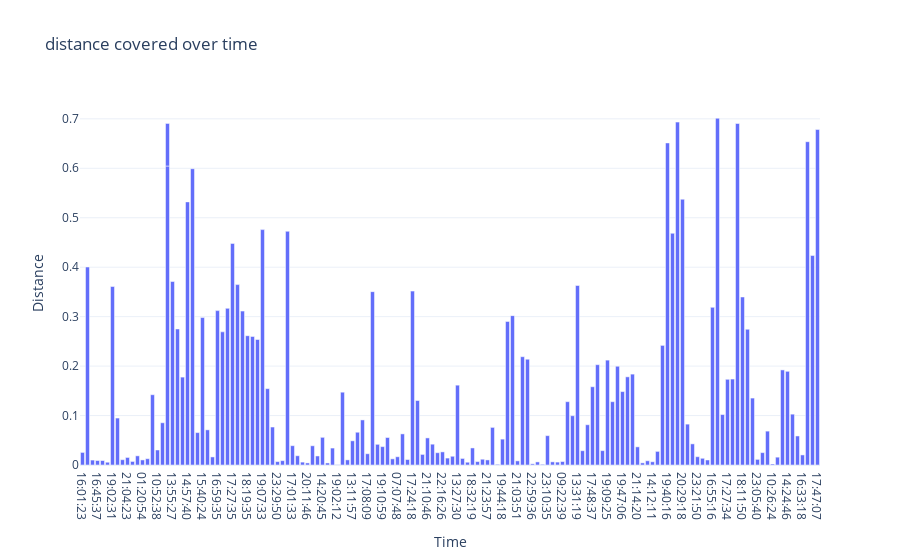

Notebook code for this chart:
### Code cell
# distance covered over time

fig=px.bar(df,x="Time",y="Distance",title="distance covered over time")
fig.show()

### Figure 1 — Plotly figure (JSON) as saved in the notebook; plotly's stock layout.template omitted (floating-point values rounded to 4 significant figures; data arrays with more than 128 entries replaced by an {"elided": "..."} marker saying what was removed)
{"data": [{"alignmentgroup": "True", "hovertemplate": "Time=%{x}<br>Distance=%{y}<extra></extra>", "legendgroup": "", "marker": {"color": "#636efa", "pattern": {"shape": ""}}, "name": "", "offsetgroup": "", "orientation": "v", "showlegend": false, "textposition": "auto", "type": "bar", "x": {"elided": "149 str values"}, "xaxis": "x", "y": {"elided": "149 float values"}, "yaxis": "y"}], "layout": {"barmode": "relative", "legend": {"tracegroupgap": 0}, "title": {"text": "distance covered over time"}, "xaxis": {"anchor": "y", "domain": [0, 1], "title": {"text": "Time"}}, "yaxis": {"anchor": "x", "domain": [0, 1], "title": {"text": "Distance"}}}}
